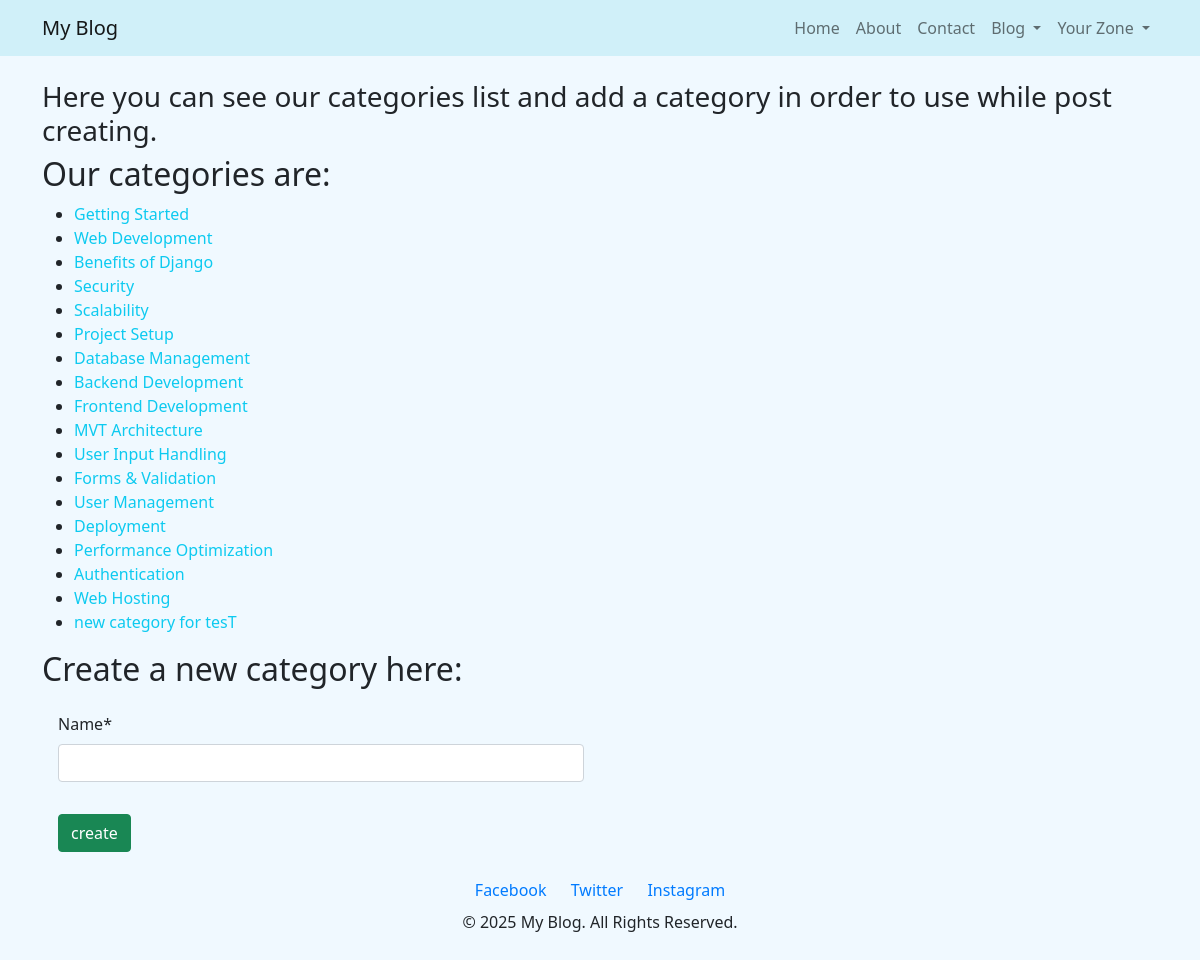
Screenshot of /blog/categories/ (signed in) with the database file from the repository.
### blog/models.py (models this page shows, shortened)
class Category(models.Model):
    name = models.CharField(max_length=255)

### blog/views.py (the view, shortened to what this page needs)
# urls.py: path('categories/',views.CategoryListCreateView.as_view(), name='category_list'),
class CategoryListCreateView(LoginRequiredMixin, ListView, FormView):
    model = Category
    form_class = CategoryForm
    template_name = 'blog/category_list.html'
    context_object_name = 'categories'
    success_url = reverse_lazy("blog:category_list")

### blog/forms.py
class CategoryForm(forms.ModelForm):
    class Meta:
        model = Category
        fields = ["name"]

### templates/blog/category_list.html (shortened to what this page needs)
{% extends '_base.html' %}
{% load crispy_forms_tags %}
{% block content %}
<h3>Here you can see our categories list and add a category in order to use while post creating.</h3>
<h2>Our categories are: </h2>
<ul>
    {% for category in categories %}
        <li><a href="{% url "blog:post_category" category.name %}" class="text-decoration-none link-info">{{ category.name }}</a></li>
    {% empty %}
        <p>There is no category!</p>
    {% endfor %}
</ul>
<div class="col-md-6">
    <h2>Create a new category here: </h2>
        <div class="card-body">
            <form method="post">
                {{ form|crispy }}
                <button class="mt-3 btn btn-success" type="submit">create</button>
            </form>
        </div>
</div>
{% endblock content %}

### templates/_base.html (style rules this page uses)
body { background-color: #f0f9ff; display: flex; flex-direction: column; min-height: 100vh; }

### rows the page displays
Category: name "Getting Started"
Category: name "Web Development"
Category: name "Benefits of Django"
Category: name "Security"
Category: name "Scalability"
Category: name "Project Setup"
Category: name "Database Management"
Category: name "Backend Development"
Category: name "Frontend Development"
Category: name "MVT Architecture"
Category: name "User Input Handling"
Category: name "Forms & Validation"
Category: name "User Management"
Category: name "Deployment"
Category: name "Performance Optimization"
Category: name "Authentication"
Category: name "Web Hosting"
Category: name "new category for tesT"
